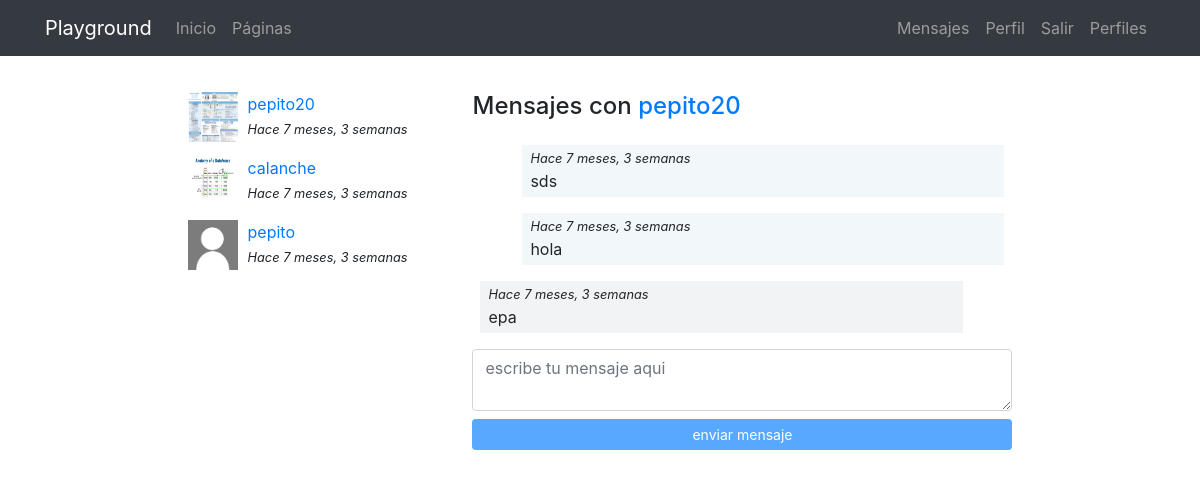
The app's page /messenger/thread/2/ (signed in) with its own data.
### registration/models.py (models this page shows)
class Profile(models.Model):
    user = models.OneToOneField(User, on_delete=models.CASCADE)
    avatar = models.ImageField(upload_to=custom_upload_to, null=True, blank=True)
    bio = models.TextField(null=True, blank=True)
    link = models.URLField(max_length=200, null=True, blank=True)
    class Meta:
        ordering = ['user__username']

### messenger/models.py (models this page shows)
class Thread(models.Model):
    users = models.ManyToManyField(User, related_name="threads")
    messages = models.ManyToManyField(Message)
    updated = models.DateTimeField(auto_now=True)
    objects = ThreadManager()
    class Meta:
        ordering = ["-updated"]
    """ queremos poder hacer algo como esto Thread.objects.find(user1, user2), osea dado un hilo encontrar los usuarios"""

class Message(models.Model):
    user = models.ForeignKey(User, on_delete=models.CASCADE)
    content = models.TextField()
    created = models.DateTimeField(auto_now_add=True)
    class Meta:
        ordering = ["created"]

### messenger/views.py (the view)
# urls.py: path("thread/<int:pk>/", ThreadDetail.as_view(), name="detail"),
@method_decorator(login_required, name="dispatch")
class ThreadDetail(DetailView):
    model = Thread
    def get_object(self):
        obj = super(ThreadDetail, self).get_object()
        if self.request.user not in obj.users.all():
            raise Http404()
        return obj

### messenger/templates/messenger/thread_detail.html (shortened to what this page needs)
{% extends 'core/base.html' %}
{% load static %}
{% block content %}
<main role="main">
  <div class="container">
    <div class="row mt-3">
      <div class="col-md-9 mx-auto mb-5">
        <div class="row">
          <div class="col-md-4">
            {% for thread in request.user.threads.all %}
              {% if thread.messages.all|length > 0 %}
                <div class="mb-3">
                  {% for user in thread.users.all %}
                    {% if user != request.user %}
                      {% if user.profile.avatar %}
                        <img src="{{user.profile.avatar.url}}" class="avatar">
                      {% else %}
                        <img src="{% static 'registration/img/no-avatar.jpg' %}" class="avatar">
                      {% endif %}
                      <div>
                        <a href="{% url 'messenger:detail' thread.pk %}">{{user}}</a><br>
                        <small><i>Hace {{thread.messages.last.created|timesince}}</i></small>
                      </div>
                    {% endif %}
                  {% endfor %}
                </div>
              {% endif %}
            {% endfor %}
          </div>
          <div class="col-md-8">
            {% for user in thread.users.all %}
              {% if user != request.user %}
                <h4 class="mb-4">Mensajes con <a href="{% url 'profiles:detail' user %} ">{{user}}</a></h4>
              {% endif %}
            {% endfor %}
            <div class="thread" id="thread">
              {% for message in object.messages.all %}
                <div {% if request.user == message.user %}class="mine mb-3"{% else %}class="other mb-3"{% endif %}>
                  <small><i>Hace {{thread.messages.last.created|timesince}}</i></small><br>
                  {{message.content}}
                </div>
              {% endfor %}
            </div>
            <textarea id="content"class="form-control mb-2" rows="2" placeholder="escribe tu mensaje aqui"></textarea>
            <button id="send" class="btn btn-primary btn-sm btn-block" disabled >enviar mensaje</button>
          </div>
        </div>
    </div>
  </div>
</main>
{% endblock %}

### core/static/core/css/main.css (style rules this page uses)
main { padding-top: 20px; }
:root { --jumbotron-padding-y: 3rem; }

### messenger/templates/messenger/thread_detail.html (style rules this page uses)
.avatar { width:50px; height:50px; float:left; margin-right:10px; }
.thread { max-height:300px; overflow-y:auto; padding:0 0.5em; }
.mine { padding:0 0.5em 0.25em; background-color:rgba(230,242,245,.5); width:92%; margin-left:8%; }
.other { padding:0 0.5em 0.25em; background-color:#f2f3f5; width:92%; }

### records on screen
Thread: messages.last.created "7 meses, 3 semanas"
Thread: messages.last.created "7 meses, 3 semanas"
Thread: messages.last.created "7 meses, 3 semanas"
Message: content "sds"
Message: content "hola"
Message: content "epa"

### other values on screen
{{ user }} "pepito20"
{{ user }} "calanche"
{{ user }} "pepito"
